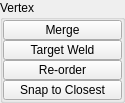
          <widget class="QGroupBox" name="vertex">
           <property name="minimumSize">
            <size>
             <width>125</width>
             <height>0</height>
            </size>
           </property>
           <property name="maximumSize">
            <size>
             <width>125</width>
             <height>999</height>
            </size>
           </property>
           <property name="title">
            <string>Vertex</string>
           </property>
           <layout class="QVBoxLayout" name="verticalLayout_5">
            <property name="spacing">
             <number>0</number>
            </property>
            <property name="leftMargin">
             <number>0</number>
            </property>
            <property name="topMargin">
             <number>0</number>
            </property>
            <property name="rightMargin">
             <number>0</number>
            </property>
            <property name="bottomMargin">
             <number>0</number>
            </property>
            <item>
             <widget class="PushButton" name="tb000">
              <property name="enabled">
               <bool>true</bool>
              </property>
              <property name="minimumSize">
               <size>
                <width>0</width>
                <height>20</height>
               </size>
              </property>
              <property name="maximumSize">
               <size>
                <width>999</width>
                <height>20</height>
               </size>
              </property>
              <property name="toolTip">
               <string>Merge selected components.  (default: to center)</string>
              </property>
              <property name="text">
               <string>Merge</string>
              </property>
              <property name="iconSize">
               <size>
                <width>18</width>
                <height>18</height>
               </size>
              </property>
             </widget>
            </item>
            <item>
             <widget class="QPushButton" name="b043">
              <property name="enabled">
               <bool>true</bool>
              </property>
              <property name="minimumSize">
               <size>
                <width>0</width>
                <height>20</height>
               </size>
              </property>
              <property name="maximumSize">
               <size>
                <width>999</width>
                <height>20</height>
               </size>
              </property>
              <property name="toolTip">
               <string>Merge two edges or vertices into a single component</string>
              </property>
              <property name="text">
               <string>Target Weld</string>
              </property>
              <property name="iconSize">
               <size>
                <width>18</width>
                <height>18</height>
               </size>
              </property>
              <property name="balette" stdset="0">
               <palette>
                <active>
                 <colorrole role="Button">
                  <brush brushstyle="SolidPattern">
                   <color alpha="255">
                    <red>80</red>
                    <green>80</green>
                    <blue>80</blue>
                   </color>
                  </brush>
                 </colorrole>
                </active>
                <inactive>
                 <colorrole role="Button">
                  <brush brushstyle="SolidPattern">
                   <color alpha="255">
                    <red>80</red>
                    <green>80</green>
                    <blue>80</blue>
                   </color>
                  </brush>
                 </colorrole>
                </inactive>
                <disabled>
                 <colorrole role="Button">
                  <brush brushstyle="SolidPattern">
                   <color alpha="255">
                    <red>80</red>
                    <green>80</green>
                    <blue>80</blue>
                   </color>
                  </brush>
                 </colorrole>
                </disabled>
               </palette>
              </property>
             </widget>
            </item>
            <item>
             <widget class="QPushButton" name="b045">
              <property name="enabled">
               <bool>true</bool>
              </property>
              <property name="minimumSize">
               <size>
                <width>0</width>
                <height>20</height>
               </size>
              </property>
              <property name="maximumSize">
               <size>
                <width>999</width>
                <height>20</height>
               </size>
              </property>
              <property name="toolTip">
               <string>Re-order vertex ID's using 3 adjacent vertices selected from the same polygon.</string>
              </property>
              <property name="text">
               <string>Re-order</string>
              </property>
              <property name="iconSize">
               <size>
                <width>18</width>
                <height>18</height>
               </size>
              </property>
              <property name="autoDefault">
               <bool>false</bool>
              </property>
              <property name="default">
               <bool>false</bool>
              </property>
              <property name="flat">
               <bool>false</bool>
              </property>
             </widget>
            </item>
            <item>
             <widget class="PushButton" name="tb009">
              <property name="enabled">
               <bool>true</bool>
              </property>
              <property name="minimumSize">
               <size>
                <width>0</width>
                <height>20</height>
               </size>
              </property>
              <property name="maximumSize">
               <size>
                <width>999</width>
                <height>20</height>
               </size>
              </property>
              <property name="toolTip">
               <string>&lt;html&gt;&lt;head/&gt;&lt;body&gt;&lt;p&gt;&lt;span style=&quot; font-weight:600;&quot;&gt;Snap vertices from one object to another.&lt;/span&gt;&lt;/p&gt;&lt;p&gt;&lt;br/&gt;&lt;/p&gt;&lt;p&gt;&lt;span style=&quot; font-style:italic;&quot;&gt;The vertices of the first selected object will be snapped to those of the second.&lt;/span&gt;&lt;/p&gt;&lt;/body&gt;&lt;/html&gt;</string>
              </property>
              <property name="layoutDirection">
               <enum>Qt::LeftToRight</enum>
              </property>
              <property name="text">
               <string>Snap to Closest</string>
              </property>
             </widget>
            </item>
           </layout>
          </widget>
